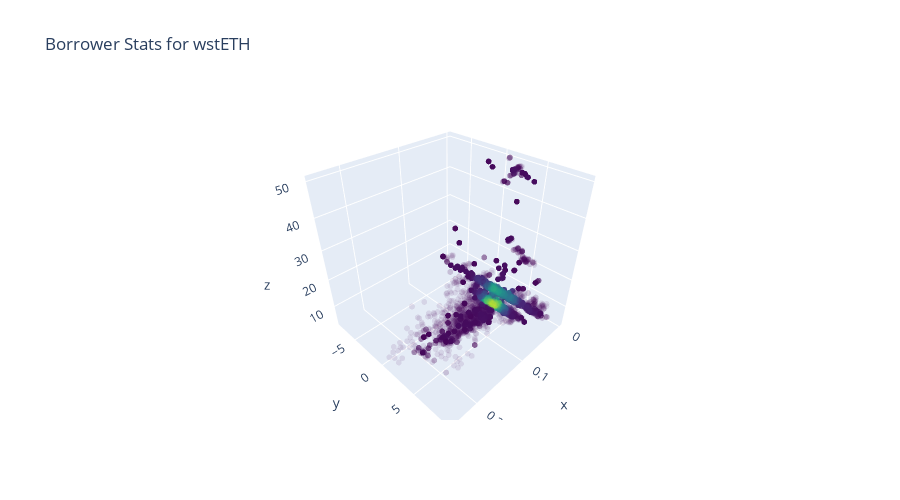

Notebook source saved alongside this figure:
### Code cell
import plotly.express as px

values = df[["health", "collateral_log", "n"]].values.T

kde = stats.gaussian_kde(values)
density = kde(values)

fig = go.Figure(
    data=[
        go.Scatter3d(
            x=df["health"],
            y=df["collateral_log"],
            z=df["n"],
            mode="markers",
            marker=dict(
                size=2,
                color=density,  # set color to an array/list of desired values
                colorscale="Viridis",  # choose a colorscale
                opacity=0.1,
            ),
        )
    ]
)

fig.update_layout(
    title=f"Borrower Stats for wstETH",
    xaxis_title="Health",
    yaxis_title="Log Collateral",
    # zaxis_title="N",
    height=500,
    showlegend=False,
)

fig.show()

### Figure 1 — Plotly figure (JSON) as saved in the notebook; plotly's stock layout.template omitted (floating-point values rounded to 4 significant figures; data arrays with more than 128 entries replaced by an {"elided": "..."} marker saying what was removed)
{"data": [{"marker": {"color": {"elided": "32855 float values"}, "colorscale": [[0, "#440154"], [0.1111, "#482878"], [0.2222, "#3e4989"], [0.3333, "#31688e"], [0.4444, "#26828e"], [0.5556, "#1f9e89"], [0.6667, "#35b779"], [0.7778, "#6ece58"], [0.8889, "#b5de2b"], [1, "#fde725"]], "opacity": 0.1, "size": 2}, "mode": "markers", "type": "scatter3d", "x": {"elided": "32855 float values"}, "y": {"elided": "32855 float values"}, "z": {"elided": "32855 int values"}}], "layout": {"height": 500, "showlegend": false, "title": {"text": "Borrower Stats for wstETH"}, "xaxis": {"title": {"text": "Health"}}, "yaxis": {"title": {"text": "Log Collateral"}}}}
